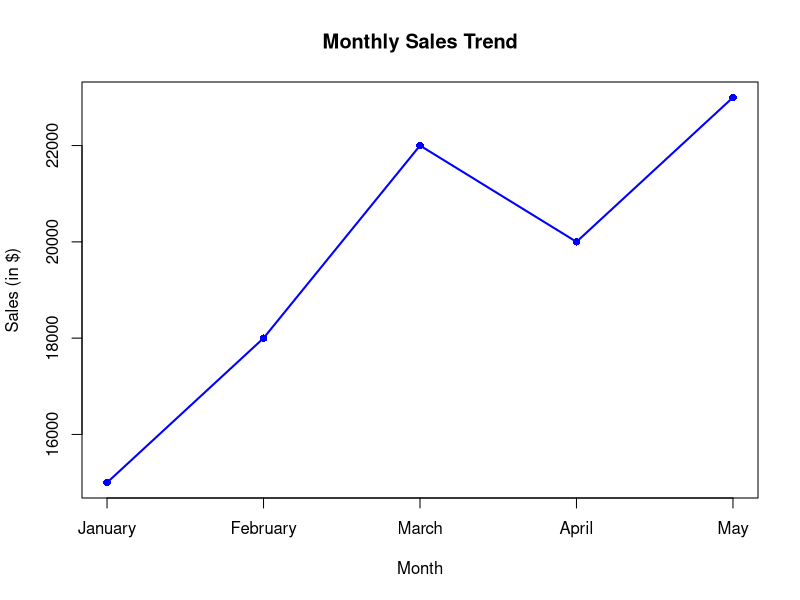

This chart was generated by the following R code:
# Monthly Sales Data

month <- c("January", "February", "March", "April", "May")
sales <- c(15000, 18000, 22000, 20000, 23000)

# Line Chart

plot(sales,
     type = "o",
     col = "blue",
     pch = 16,
     lwd = 2,
     xaxt = "n",
     xlab = "Month",
     ylab = "Sales (in $)",
     main = "Monthly Sales Trend")

axis(1, at = 1:5, labels = month)
